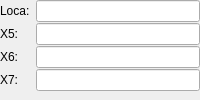
      <widget class="QWidget" name="xnWidget" native="true">
       <property name="sizePolicy">
        <sizepolicy hsizetype="Minimum" vsizetype="Minimum">
         <horstretch>0</horstretch>
         <verstretch>0</verstretch>
        </sizepolicy>
       </property>
       <layout class="QFormLayout" name="xnLayout">
        <property name="fieldGrowthPolicy">
         <enum>QFormLayout::ExpandingFieldsGrow</enum>
        </property>
        <property name="formAlignment">
         <set>Qt::AlignLeading|Qt::AlignLeft|Qt::AlignTop</set>
        </property>
        <property name="horizontalSpacing">
         <number>-1</number>
        </property>
        <property name="verticalSpacing">
         <number>1</number>
        </property>
        <property name="leftMargin">
         <number>0</number>
        </property>
        <property name="topMargin">
         <number>0</number>
        </property>
        <property name="rightMargin">
         <number>0</number>
        </property>
        <property name="bottomMargin">
         <number>0</number>
        </property>
        <item row="2" column="0">
         <widget class="QLabel" name="x5Label">
          <property name="text">
           <string>X5:</string>
          </property>
          <property name="buddy">
           <cstring>x5LineEdit</cstring>
          </property>
         </widget>
        </item>
        <item row="2" column="1">
         <widget class="QLineEdit" name="x5LineEdit">
          <property name="sizePolicy">
           <sizepolicy hsizetype="Expanding" vsizetype="Minimum">
            <horstretch>0</horstretch>
            <verstretch>0</verstretch>
           </sizepolicy>
          </property>
          <property name="alignment">
           <set>Qt::AlignRight|Qt::AlignTrailing|Qt::AlignVCenter</set>
          </property>
          <property name="readOnly">
           <bool>true</bool>
          </property>
         </widget>
        </item>
        <item row="3" column="0">
         <widget class="QLabel" name="x6Label">
          <property name="text">
           <string>X6:</string>
          </property>
          <property name="buddy">
           <cstring>x6LineEdit</cstring>
          </property>
         </widget>
        </item>
        <item row="3" column="1">
         <widget class="QLineEdit" name="x6LineEdit">
          <property name="sizePolicy">
           <sizepolicy hsizetype="Expanding" vsizetype="Minimum">
            <horstretch>0</horstretch>
            <verstretch>0</verstretch>
           </sizepolicy>
          </property>
          <property name="alignment">
           <set>Qt::AlignRight|Qt::AlignTrailing|Qt::AlignVCenter</set>
          </property>
          <property name="readOnly">
           <bool>true</bool>
          </property>
         </widget>
        </item>
        <item row="4" column="0">
         <widget class="QLabel" name="x7Label">
          <property name="text">
           <string>X7:</string>
          </property>
          <property name="buddy">
           <cstring>x7LineEdit</cstring>
          </property>
         </widget>
        </item>
        <item row="4" column="1">
         <widget class="QLineEdit" name="x7LineEdit">
          <property name="sizePolicy">
           <sizepolicy hsizetype="Expanding" vsizetype="Minimum">
            <horstretch>0</horstretch>
            <verstretch>0</verstretch>
           </sizepolicy>
          </property>
          <property name="alignment">
           <set>Qt::AlignRight|Qt::AlignTrailing|Qt::AlignVCenter</set>
          </property>
          <property name="readOnly">
           <bool>true</bool>
          </property>
         </widget>
        </item>
        <item row="0" column="1">
         <widget class="QLineEdit" name="locaLineEdit">
          <property name="sizePolicy">
           <sizepolicy hsizetype="Expanding" vsizetype="Minimum">
            <horstretch>0</horstretch>
            <verstretch>0</verstretch>
           </sizepolicy>
          </property>
          <property name="alignment">
           <set>Qt::AlignRight|Qt::AlignTrailing|Qt::AlignVCenter</set>
          </property>
          <property name="readOnly">
           <bool>true</bool>
          </property>
         </widget>
        </item>
        <item row="0" column="0">
         <widget class="QLabel" name="locaLabel">
          <property name="text">
           <string>Loca:</string>
          </property>
          <property name="buddy">
           <cstring>locaLineEdit</cstring>
          </property>
         </widget>
        </item>
       </layout>
      </widget>
